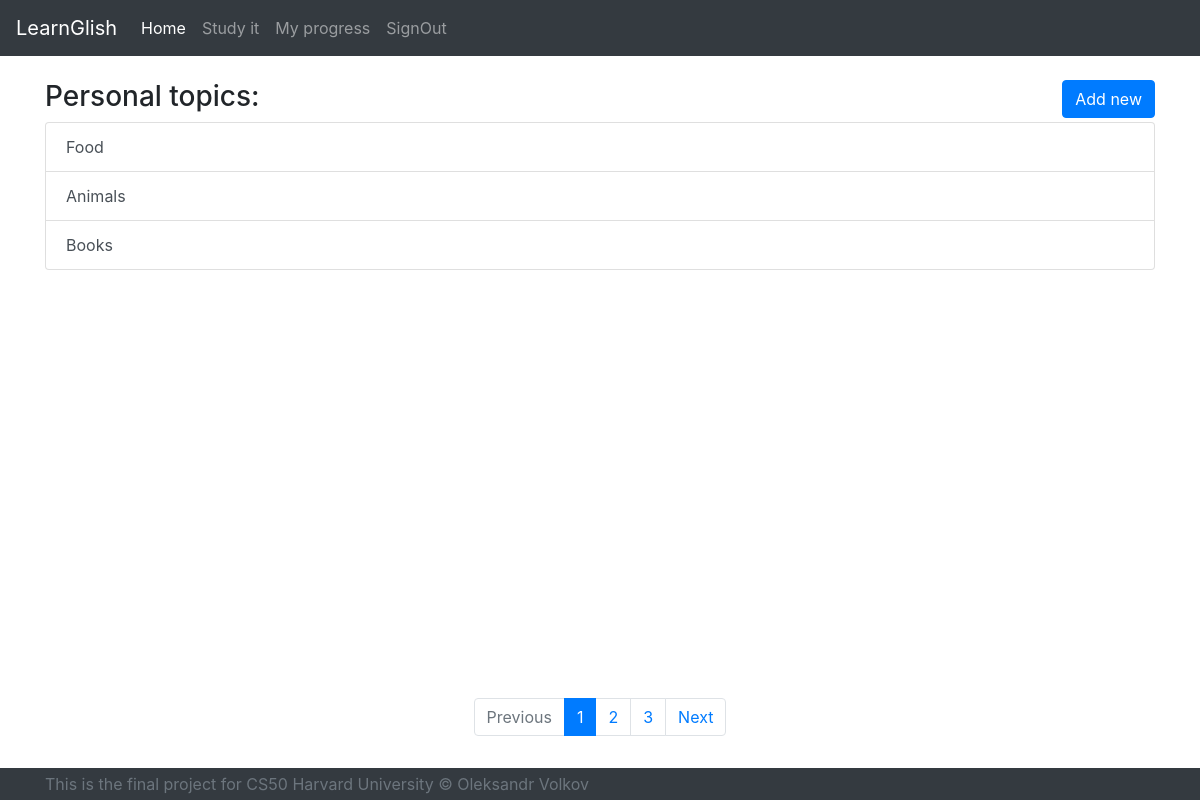
The page /topics (signed in) on the database its author committed.
### models/topic.py (models this page shows, shortened)
class Topics(db.Model):
    id = db.Column(db.Integer, primary_key=True)
    topic = db.Column(db.String, nullable=False, unique=True)
    vocabularys = db.relationship('Vocabularys')
    progress = db.relationship('Progress')

### app.py (the view)
@ app.route("/topics")
@ login_required
def topics():
    topic_schema = TopicSchema(many=True)
    user = Users.query.get(session["user_id"])
    topics = Topics.query.join(topic_identifier).join(Users).filter(
        (topic_identifier.c.user_id == user.id)).all()
    jsonTopics = topic_schema.dump(topics)
    return render_template("topics.html", userTopics=jsonTopics)

### app.py (called while the page is built)
@app.after_request
def after_request(response):
    response.headers["Cache-Control"] = "no-cache, no-store, must-revalidate"
    response.headers["Expires"] = 0
    response.headers["Pragma"] = "no-cache"
    return response

### helpers.py (called while the page is built)
def login_required(f):
    @wraps(f)
    def decorated_function(*args, **kwargs):
        if session.get("user_id") is None:
            return redirect("/login")
        return f(*args, **kwargs)
    return decorated_function

### templates/topics.html (shortened to what this page needs)
{% extends "layout.html" %} {% block title %} Login {% endblock %} {% block main
%}
<div>
  <div class="row justify-content-center">
    <div class="col-6">
      <h3>Personal topics:</h3>
    </div>
    <div class="col-6">
      <div class="d-flex justify-content-end">
        <button
          type="button"
          class="btn btn-primary"
          data-toggle="modal"
          data-target="#exampleModalCenter"
        >
          Add new
        </button>
      </div>
    </div>
  </div>
</div>
<div class="list-group">
  {% for topic in userTopics %}
  <a href="/study/{{topic.id}}" class="list-group-item list-group-item-action">
    {{ topic.topic}}
  </a>
  {% endfor %}
</div>
<nav
  class="row justify-content-center mt-3 mb-5 fixed-bottom"
  aria-label="topic_pagination"
>
  <ul class="pagination">
    <li class="page-item disabled">
      <span class="page-link">Previous</span>
    </li>
    <li class="page-item active"><a class="page-link" href="#">1</a></li>
    <li class="page-item">
      <span class="page-link"> 2 </span>
    </li>
    <li class="page-item"><a class="page-link" href="#">3</a></li>
    <li class="page-item">
      <a class="page-link" href="#">Next</a>
    </li>
  </ul>
</nav>
{% endblock %}

### static/styles/style.css (style rules this page uses)
body { padding-top: 5rem; }

### rows shown on the page
Topics: topic "Food"
Topics: topic "Animals"
Topics: topic "Books"
